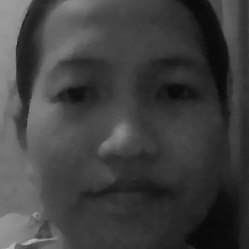
#> input picture face-recognition/dataset/Person-1-11.jpg, 249 x 249 px
$ python -i face_recognition.py   (imports and definitions only)
#> lines starting #> are read from the running program, lines starting #| are printed output that depends on the picture
#> further down, picture is the input picture: shape (249, 249); min 8, max 181, mean 63.8
import cv2
import os
import json

# ==== Paths ====
current_dir = os.path.dirname(os.path.abspath(__file__))
base_dir = os.path.dirname(current_dir)
frontal_path = os.path.join(base_dir, "haarcascade_frontalface_default.xml")
profile_path = os.path.join(base_dir, "haarcascade_profileface.xml")  # opsional; aman jika belum ada
model_path   = os.path.join(current_dir, "face-model.yml")
labels_path  = os.path.join(current_dir, "labels.json")

# ==== Init ====
recognizer = cv2.face.LBPHFaceRecognizer.create()
# [1 line not run here, left out]

frontal = cv2.CascadeClassifier(frontal_path)
profile = cv2.CascadeClassifier(profile_path) if os.path.exists(profile_path) else None
# [2 lines not run here, left out]
font = cv2.FONT_HERSHEY_COMPLEX

# Load mapping ID->Nama (opsional)
id_to_name = {}
# [6 lines not run here, left out]

# Threshold LBPH (semakin kecil = semakin yakin). Silakan sesuaikan 70–90.
THRESHOLD = 85.0

# ==== Helpers ====
def preprocess(gray_roi):
    roi = cv2.resize(gray_roi, (200, 200))
    clahe = cv2.createCLAHE(clipLimit=2.0, tileGridSize=(8,8))
    return clahe.apply(roi)

def predict_best_angle(gray_face, angles=(-20, -10, 0, 10, 20)):
    """
    Coba beberapa sudut rotasi; ambil label & confidence terbaik (paling kecil).
    """
    h, w = gray_face.shape
    best_label, best_conf = None, 1e9
    for ang in angles:
        if ang != 0:
            M = cv2.getRotationMatrix2D((w//2, h//2), ang, 1.0)
            rotated = cv2.warpAffine(gray_face, M, (w, h), borderMode=cv2.BORDER_REFLECT)
        else:
            rotated = gray_face
        roi = preprocess(rotated)
        label, conf = recognizer.predict(roi)
        if conf < best_conf:
            best_label, best_conf = label, conf
    return best_label, best_conf

def _iou(a, b):
    ax, ay, aw, ah = a
    bx, by, bw, bh = b
    ax2, ay2 = ax + aw, ay + ah
    bx2, by2 = bx + bw, by + bh
    inter_x1, inter_y1 = max(ax, bx), max(ay, by)
    inter_x2, inter_y2 = min(ax2, bx2), min(ay2, by2)
    iw, ih = max(0, inter_x2 - inter_x1), max(0, inter_y2 - inter_y1)
    inter = iw * ih
    if inter == 0:
        return 0.0
    area_a = aw * ah
    area_b = bw * bh
    return inter / float(area_a + area_b - inter)

def _no_big_overlap(box, boxes, thr=0.35):
    return all(_iou(box, b) <= thr for b in boxes)

def detect_faces_robust(gray):
    """
    Gabungan frontal + profile + profile-flipped, dengan anti-duplikasi (IoU).
    """
    faces = list(frontal.detectMultiScale(gray, 1.1, 5, minSize=(30, 30)))
#> faces = [[15, 18, 218, 218]]

    if profile is not None:
        for b in profile.detectMultiScale(gray, 1.1, 5, minSize=(30, 30)):
            if _no_big_overlap(b, faces, 0.35):
                faces.append(b)
#> this loop made 0 passes

        flipped = cv2.flip(gray, 1)
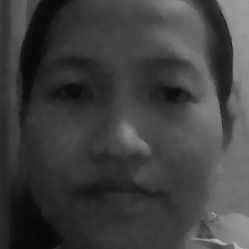
#> flipped: shape (249, 249); min 8, max 181, mean 63.8
        h, w = gray.shape
#> h = 249; w = 249
        for (x, y, ww, hh) in profile.detectMultiScale(flipped, 1.1, 5, minSize=(30, 30)):
            x_orig = w - x - ww
            b = (x_orig, y, ww, hh)
            if _no_big_overlap(b, faces, 0.35):
                faces.append(b)

    return faces

# ==== Run ====
# [35 lines not run here, left out]

>>> import cv2
>>> picture = cv2.imread('dataset/Person-1-11.jpg', cv2.IMREAD_GRAYSCALE)
>>> result = detect_faces_robust(picture)
#> result = [[15, 18, 218, 218]]

$ run again, on face-recognition/dataset/Person-1-12.jpg
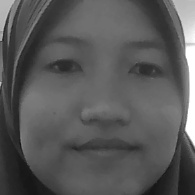
#> input picture face-recognition/dataset/Person-1-12.jpg, 195 x 195 px
#> picture is the input picture: shape (195, 195); min 19, max 255, mean 88.8
#> faces = [[11, 9, 175, 175]]
#> in detect_faces_robust, `flipped = cv2.flip(gray, 1)`:
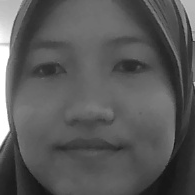
#> flipped: shape (195, 195); min 19, max 255, mean 88.8
